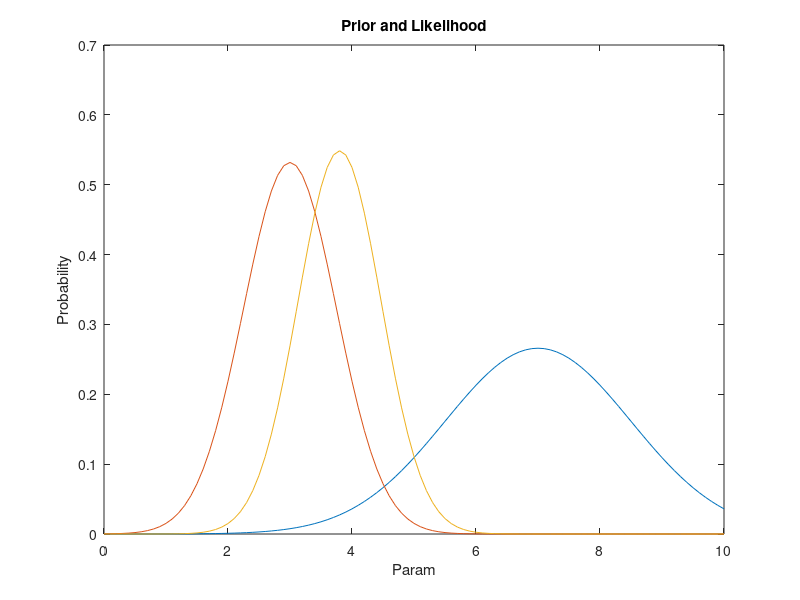

Write the MATLAB code that produced this figure.
function bayesianExplanation() 
stds = [1.5 .75];
mus = [7 3];




x = [0:.1:10]';
y = ones(size(x,1),size(mus,2));
for i = 1:size(mus,2)
    mu = mus(i);
    stDev = stds(i);
    y(:,i) = 1/sqrt(2*pi*stDev^2)*exp(-1*((x-mu).^2)/(2*stDev^2));
end

y2 = y(:,1) .* y(:,2) ./ .015;
y = [y y2];

plot(x,y);
xlabel('Param');
ylabel('Probability');
title('Prior and Likelihood');
end